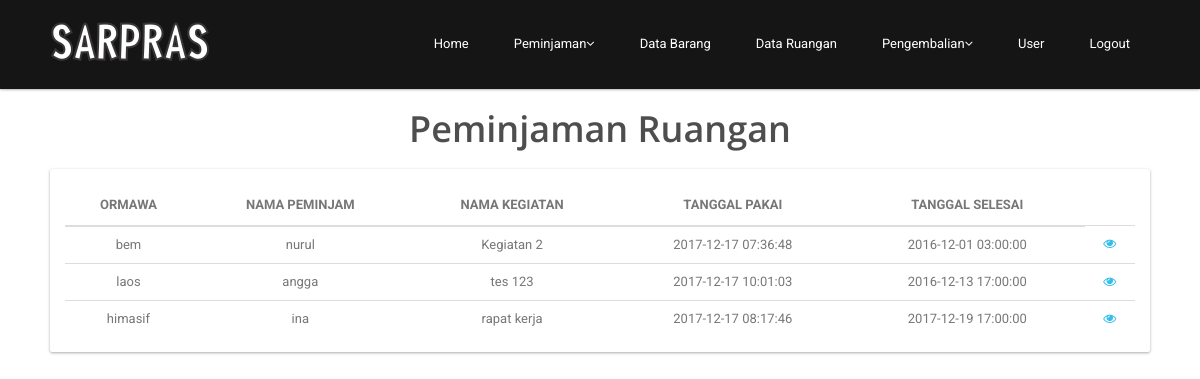
The page /peminjamanRuang (signed in) on the database its author committed.
### tables this page shows
CREATE TABLE `tb_peminjaman_ruangan` (
  `id` int(10) UNSIGNED NOT NULL,
  `id_user` varchar(50) NOT NULL,
  `nama_peminjam` varchar(50) NOT NULL,
  `nama_kegiatan` varchar(255) NOT NULL,
  `ruangan_id` int(10) UNSIGNED NOT NULL,
  `tgl_dipakai` timestamp NOT NULL DEFAULT CURRENT_TIMESTAMP ON UPDATE CURRENT_TIMESTAMP,
  `tgl_selesai` timestamp NOT NULL DEFAULT '0000-00-00 00:00:00',
  `status_pinjam` tinyint(1) NOT NULL DEFAULT '0',
  `created_at` timestamp NULL DEFAULT NULL,
  `updated_at` timestamp NULL DEFAULT NULL
);

### app/controller/peminjamanRuang.php (called while the page is built, shortened)
<?php
class peminjamanRuang extends controller {
    function __construct()
    {
        $this->model = $this->model->load('peminjamanRuang');
    }
    function index(){
        $this->view->data = $this->model->getData();
        $this->view->display('peminjamanRuang','admin');
    }
  }

### index.php (called while the page is built, shortened)
<?php
require 'config/database.php';
require 'libs/routing.php';
require 'libs/controller.php';
require 'libs/view.php';
require 'libs/model.php';
require 'libs/database.php';
require 'libs/session.php';
$app = new routing();

### libs/session.php (called while the page is built, shortened)
<?php
class session {
    public static function get($key) {
        if (isset($_SESSION[$key])) {
            return $_SESSION[$key];
        }
    }
}

### libs/database.php (called while the page is built, shortened)
<?php
class database extends PDO {
    public function selectAll($query, $fetchMode = PDO::FETCH_ASSOC) {
        try {
            $stmt = $this->prepare($query);
            $stmt->execute();
            return $stmt->fetchAll($fetchMode);
        } catch (PDOException $e) {
            echo $e->getMessage();
        }
    }
}

### app/model/m_peminjamanRuang.php (called while the page is built, shortened)
<?php
class m_peminjamanRuang extends model
{
    function getData()
    {
        return $this->db->selectAll("SELECT * FROM tb_peminjaman_ruangan pr join tb_ruangan r ON ruangan_id = r.id
         WHERE status_pinjam = 0");
    }
}

### libs/controller.php (called while the page is built, shortened)
<?php
class controller {
    function __construct() {
        $this->model = new model();
    }
}

### libs/model.php (called while the page is built, shortened)
<?php
class model {
    function __construct() {
        $this->db = new database();
    }
    function load($model) {
        $path = 'app/model/m_' . $model . '.php';
        if (file_exists($path)) {
            return new $modelName();
        } else {
            echo 'Kesalahan: m_' . $model . '.php tidak ditemukan';
        }
    }
}

### app/view/admin/v_peminjamanRuang.php (the view, shortened to what this page needs)
<?php require_once(__DIR__.'/../part/header.php');?>
<div id="page-login" class="page-logreg">
    <div id="main">
        <div class="container clearfix">
            <br>
            <br>
            <br>
            <div class="center wow fadeInDown">
                <h2>Peminjaman Ruangan</h2>
            </div>
            <div class="card clearfix section">
                <div class="card-body">
                    <div class="desktop">
                        <table>
                            <thead>
                            <tr>
                                <th>Ormawa</th>
                                <th>Nama Peminjam</th>
                                <th>Nama Kegiatan</th>
                                <th>Tanggal Pakai</th>
                                <th>Tanggal Selesai</th>
                            </tr>
                            </thead>
                            <tbody>
                            <?php foreach ($this->data as $key => $value){?>
                                <tr>
                                    <td><?php echo $value['id_user'] ?></td>
                                    <td><?php echo $value['nama_peminjam'] ?></td>
                                    <td><?php echo $value['nama_kegiatan'] ?></td>
                                    <td><?php echo $value['tgl_dipakai'] ?></td>
                                    <td><?php echo $value['tgl_selesai'] ?></td>
                                    <td><a href="peminjamanRuang/detail/<?php echo $value['nama_kegiatan'] ?>"><i class="fa fa-eye"></i></a>
                                    </td>
                                    </tr>
                            <?php } ?>
                            </tbody>
                        </table>
                    </div>
                </div>
            </div>
        </div>
    </div>

### libs/routing.php (shortened to what this page needs)
<?php
class routing {
    function __construct() {
        $url = isset($_GET['url']) ? $_GET['url'] : null;
        $url = rtrim($url, '/');
        $url = explode('/', $url);
        $controller = new $url[0]();
        if (isset($url[2])) {
            if (method_exists($controller, $url[1])) {
                $controller->{$url[1]}($url[2]);
            } else {
                echo "error";
            }
        } else {
            if (isset($url[1])) {
                $controller->{$url[1]}();
            } else {
                $controller->index();
            }
        }
    }
}

### libs/view.php (shortened to what this page needs)
<?php
class view {
    public function display($view, $controller = '') {
        if ($controller != '') {
            $path = 'app/view/' . $controller . '/v_' . $view . '.php';
            if (file_exists($path)) {
                require_once 'app/view/v_header.php';
                require_once($path);
                require_once 'app/view/v_footer.php';
            } else {
                echo 'Kesalahan: v_' . $view . '.php tidak ditemukan';
            }
        }
    }
}

### app/view/v_header.php (shortened to what this page needs)
<!DOCTYPE html>
<html>
    <head>
        <link href="<?php echo CSS_URL; ?>/bootstrap.min.css" rel='stylesheet'>
        <link href="<?php echo CSS_URL; ?>/font-awesome.min.css" rel='stylesheet'>
        <link href="<?php echo CSS_URL; ?>/animate.min.css" rel='stylesheet'>
        <link href="<?php echo CSS_URL; ?>/prettyPhoto.css" rel='stylesheet'>
        <link href="<?php echo CSS_URL; ?>/main.css" rel='stylesheet'>
        <link href="<?php echo CSS_URL; ?>/responsive.css" rel='stylesheet'>
        <link href="<?php echo CSS_URL; ?>/reset.css" rel='stylesheet'>
        <link href="<?php echo CSS_URL; ?>/style.css" rel='stylesheet'>
        <link rel="stylesheet" href="//code.jquery.com/ui/1.12.1/themes/base/jquery-ui.css">
        <link rel="stylesheet" href="/resources/demos/style.css">
    </head>

### app/view/part/header.php (shortened to what this page needs)
<header id="header">
    <nav class="navbar navbar-inverse" role="banner">
        <div class="container">
            <div class="navbar-header">
                <a class="navbar-brand" href="index.html"><img src="<?php echo IMG_URL; ?>/logo.png" alt="logo"></a>
            </div>
            <div class="collapse navbar-collapse navbar-right">
                <ul class="nav navbar-nav">
                    <li><a href="/sarpras/">Home</a></li>
                    <?php if (session::get('bg-akses') == 'admin') { ?>
                        <li class="dropdown">
                            <a href="#" class="dropdown-toggle" data-toggle="dropdown">
                                Peminjaman<i class="fa fa-angle-down"></i></a>
                        </li>
                        <li><a href="<?php echo URL; ?>/barang">Data Barang</a></li>
                        <li><a href="<?php echo URL; ?>/ruangan">Data Ruangan</a></li>
                        <li class="dropdown">
                            <a href="#" class="dropdown-toggle" data-toggle="dropdown">
                                Pengembalian<i class="fa fa-angle-down"></i></a>
                        </li>
                        <li><a href="<?php echo URL; ?>/viewUser">User</a></li>
                        <li><a href="<?php echo URL; ?>/login/logout">Logout</a></li>
                    <?php } else if (session::get('bg-akses') == 'ktu') { ?>
                        <li class="dropdown">
                            <a href="#" class="dropdown-toggle" data-toggle="dropdown">
                                Peminjaman<i class="fa fa-angle-down"></i></a>
                            <ul class="dropdown-menu">
                                <li><a href="<?php echo URL; ?>/peminjamanBarang">Peminjaman Barang</a></li>
                                <li><a href="<?php echo URL; ?>/peminjamanRuang">Peminjaman Ruangan</a></li>
                            </ul>
                        </li>
                        <li><a href="<?php echo URL; ?>/barang">Data Barang</a></li>
                        <li><a href="<?php echo URL; ?>/ruangan">Data Ruangan</a></li>
                        <li><a href="<?php echo URL; ?>/inventaris">Data Inventaris</a></li>
                        <li><a href="<?php echo URL; ?>/login/logout">Logout</a></li>
                    <?php } else if (session::get('bg-akses') == 'kalab') { ?>
                        <li><a href="<?php echo URL; ?>/peminjamanRuang/indexkalab/">Peminjaman Ruangan</a></li>
                        <li><a href="<?php echo URL; ?>/peminjamanRuang/kalab/">Daftar Peminjaman</a></li>
                        <li><a href="<?php echo URL; ?>/login/logout">Logout</a></li>
                    <?php } ?>
                </ul>
            </div>
        </div>
    </nav>
</header>

### app/view/v_footer.php (shortened to what this page needs)
</body>
</html>

### public/css/main.css (style rules this page uses)
h1, h2, h3, h4, h5, h6 { font-weight: 600; font-family: 'Open Sans', sans-serif; color:#4e4e4e; }
h2 { font-size: 20px; }
a { color: #c52d2f; -webkit-transition: color 300ms, background-color 300ms; -moz-transition: color 300ms, background-color 300ms; -o-transition: color 300ms, background-color 300ms; transition: color 300ms, background-color 300ms; }
.center h2 { font-size: 36px; margin-top: 0; margin-bottom: 20px; }
.center { text-align: center; }
.navbar>.container .navbar-brand { margin-left: 0; }
.navbar-brand { padding: 0; margin:0; }
.navbar { border-radius: 0; margin-bottom: 0; background: #151515; padding: 15px 0; padding-bottom: 0; }
.navbar-nav { margin-top: 12px; }
.navbar-nav>li { margin-left: 35px; padding-bottom: 28px; }
.navbar-inverse .navbar-nav > li > a { padding: 5px 5px; margin: 0; border-radius: 3px; color: #fff; line-height: 24px; display: inline-block; }
.navbar-inverse { border: none; }
.navbar-inverse .navbar-brand { font-size: 36px; line-height: 50px; color: #fff; }
.navbar-inverse .navbar-collapse, .navbar-inverse .navbar-form { border-top: 0; padding-bottom: 0; }

### public/css/style.css (style rules this page uses)
a, a:hover { color: #36BEEA }
.container { width: 1100px; padding: 0px }
.card { position: relative; background-color: #fff; color: #313534; border-radius: 2px; -webkit-box-shadow: 0 1px 3px 0 rgba(0, 0, 0, 0.33); box-shadow: 0 1px 3px 0 rgba(0, 0, 0, 0.33) }
.card-body { padding: 15px; position: relative }
table { width: 100%; color: #777 }
table th { vertical-align: middle; text-transform: uppercase; padding: 8px; text-align: center; line-height: 25px; border-bottom: 2px solid #ddd }
table tbody td { padding: 8px; border-top: 1px solid #ddd; vertical-align: top; line-height: 20px; text-align: center; vertical-align: middle; }
header { width: 100%; position: fixed; top: 0; z-index: 999; background: brown; box-shadow: 0 1px 3px rgba(0, 0, 0, 0.06), 0 1px 2px rgba(0, 0, 0, 0.24) }
#main { margin: 70px 0px 0px }

### rows shown on the page
tb_peminjaman_ruangan: id_user "bem", nama_peminjam "nurul", nama_kegiatan "Kegiatan 2", tgl_dipakai "2017-12-17 07:36:48", tgl_selesai "2016-12-01 03:00:00"
tb_peminjaman_ruangan: id_user "laos", nama_peminjam "angga", nama_kegiatan "tes 123", tgl_dipakai "2017-12-17 10:01:03", tgl_selesai "2016-12-13 17:00:00"
tb_peminjaman_ruangan: id_user "himasif", nama_peminjam "ina", nama_kegiatan "rapat kerja", tgl_dipakai "2017-12-17 08:17:46", tgl_selesai "2017-12-19 17:00:00"
